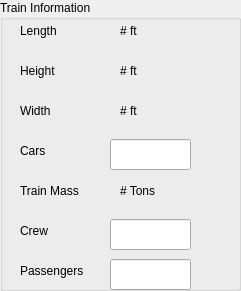
   <widget class="QGroupBox" name="trainGroup_tb">
    <property name="geometry">
     <rect>
      <x>410</x>
      <y>0</y>
      <width>241</width>
      <height>291</height>
     </rect>
    </property>
    <property name="title">
     <string>Train Information</string>
    </property>
    <widget class="QLabel" name="crewLabel_tb">
     <property name="geometry">
      <rect>
       <x>20</x>
       <y>210</y>
       <width>91</width>
       <height>41</height>
      </rect>
     </property>
     <property name="frameShape">
      <enum>QFrame::NoFrame</enum>
     </property>
     <property name="text">
      <string>Crew</string>
     </property>
    </widget>
    <widget class="QLabel" name="widthLabel_tb">
     <property name="geometry">
      <rect>
       <x>20</x>
       <y>90</y>
       <width>91</width>
       <height>41</height>
      </rect>
     </property>
     <property name="frameShape">
      <enum>QFrame::NoFrame</enum>
     </property>
     <property name="text">
      <string>Width</string>
     </property>
    </widget>
    <widget class="QLabel" name="passLabel_tb">
     <property name="geometry">
      <rect>
       <x>20</x>
       <y>250</y>
       <width>91</width>
       <height>41</height>
      </rect>
     </property>
     <property name="frameShape">
      <enum>QFrame::NoFrame</enum>
     </property>
     <property name="text">
      <string>Passengers</string>
     </property>
    </widget>
    <widget class="QLabel" name="lengthLabel_tb">
     <property name="geometry">
      <rect>
       <x>20</x>
       <y>10</y>
       <width>91</width>
       <height>41</height>
      </rect>
     </property>
     <property name="frameShape">
      <enum>QFrame::NoFrame</enum>
     </property>
     <property name="text">
      <string>Length</string>
     </property>
    </widget>
    <widget class="QLabel" name="carsLabel_tb">
     <property name="geometry">
      <rect>
       <x>20</x>
       <y>130</y>
       <width>91</width>
       <height>41</height>
      </rect>
     </property>
     <property name="frameShape">
      <enum>QFrame::NoFrame</enum>
     </property>
     <property name="text">
      <string>Cars</string>
     </property>
    </widget>
    <widget class="QLabel" name="trainMassLabel_tb">
     <property name="geometry">
      <rect>
       <x>20</x>
       <y>170</y>
       <width>91</width>
       <height>41</height>
      </rect>
     </property>
     <property name="frameShape">
      <enum>QFrame::NoFrame</enum>
     </property>
     <property name="text">
      <string>Train Mass</string>
     </property>
    </widget>
    <widget class="QLabel" name="carsValue_5">
     <property name="geometry">
      <rect>
       <x>190</x>
       <y>130</y>
       <width>41</width>
       <height>41</height>
      </rect>
     </property>
     <property name="frameShape">
      <enum>QFrame::NoFrame</enum>
     </property>
     <property name="text">
      <string/>
     </property>
    </widget>
    <widget class="QLabel" name="heightLabel_tb">
     <property name="geometry">
      <rect>
       <x>20</x>
       <y>50</y>
       <width>91</width>
       <height>41</height>
      </rect>
     </property>
     <property name="frameShape">
      <enum>QFrame::NoFrame</enum>
     </property>
     <property name="text">
      <string>Height</string>
     </property>
    </widget>
    <widget class="QLabel" name="widthValue_tb">
     <property name="geometry">
      <rect>
       <x>120</x>
       <y>90</y>
       <width>101</width>
       <height>41</height>
      </rect>
     </property>
     <property name="frameShape">
      <enum>QFrame::NoFrame</enum>
     </property>
     <property name="text">
      <string># ft</string>
     </property>
    </widget>
    <widget class="QLabel" name="heightValue_tb">
     <property name="geometry">
      <rect>
       <x>120</x>
       <y>50</y>
       <width>101</width>
       <height>41</height>
      </rect>
     </property>
     <property name="frameShape">
      <enum>QFrame::NoFrame</enum>
     </property>
     <property name="text">
      <string># ft</string>
     </property>
    </widget>
    <widget class="QLabel" name="trainMassValue_tb">
     <property name="geometry">
      <rect>
       <x>120</x>
       <y>170</y>
       <width>101</width>
       <height>41</height>
      </rect>
     </property>
     <property name="frameShape">
      <enum>QFrame::NoFrame</enum>
     </property>
     <property name="text">
      <string># Tons</string>
     </property>
    </widget>
    <widget class="QLabel" name="lengthValue_tb">
     <property name="geometry">
      <rect>
       <x>120</x>
       <y>10</y>
       <width>101</width>
       <height>41</height>
      </rect>
     </property>
     <property name="frameShape">
      <enum>QFrame::NoFrame</enum>
     </property>
     <property name="text">
      <string># ft</string>
     </property>
    </widget>
    <widget class="QLineEdit" name="carsTextBox">
     <property name="geometry">
      <rect>
       <x>110</x>
       <y>139</y>
       <width>81</width>
       <height>31</height>
      </rect>
     </property>
    </widget>
    <widget class="QLineEdit" name="crewTextBox">
     <property name="geometry">
      <rect>
       <x>110</x>
       <y>219</y>
       <width>81</width>
       <height>31</height>
      </rect>
     </property>
    </widget>
    <widget class="QLineEdit" name="passTextBox">
     <property name="geometry">
      <rect>
       <x>110</x>
       <y>259</y>
       <width>81</width>
       <height>31</height>
      </rect>
     </property>
    </widget>
   </widget>
